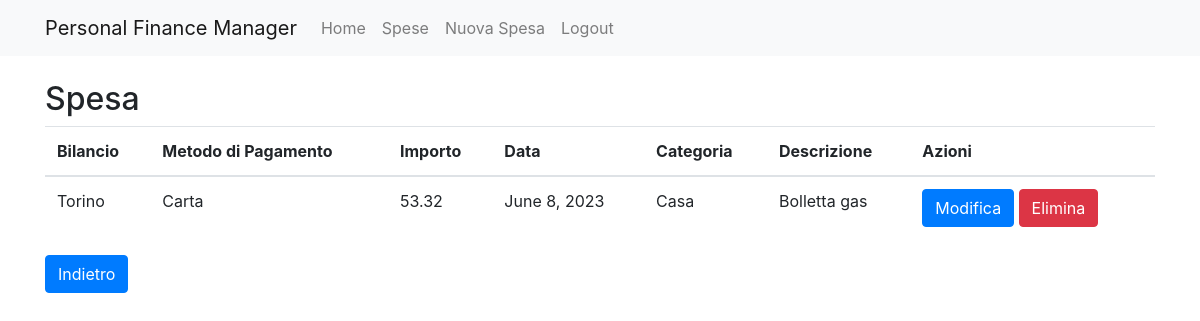
Page /expense/350/ (signed in) on the committed database.
### expenses/models.py (models this page shows, shortened)
class Expense(models.Model):
    user = models.ForeignKey(User, on_delete=models.CASCADE)
    balance = models.ForeignKey(Balance, on_delete=models.CASCADE)
    payment_method = models.ForeignKey(Payment_Method, on_delete=models.CASCADE)
    amount = models.DecimalField(max_digits = 6, decimal_places=2)
    date = models.DateField()
    category = models.ForeignKey(Category, on_delete=models.CASCADE)
    description = models.CharField(max_length=200)

class Balance(models.Model):
    user = models.ForeignKey(User, on_delete=models.CASCADE)
    name = models.CharField(max_length=200)
    def __str__(self):
        string = self.name
        string = string[0].upper() + string[1:]
        return string

class Payment_Method(models.Model):
    user = models.ForeignKey(User, on_delete=models.CASCADE)
    name = models.CharField(max_length=200)
    def __str__(self):
        string = self.name
        string = string[0].upper() + string[1:]
        return string

class Category(models.Model):
    user = models.ForeignKey(User, on_delete=models.CASCADE)
    name = models.CharField(max_length=200)
    def __str__(self):
        string = self.name
        string = string[0].upper() + string[1:]
        return string

### expenses/views.py (the view)
# urls.py: path('expense/<int:pk>/', views.expense_show, name='expense_show'),
@login_required
def expense_show(request, pk):
    expense = get_object_or_404(Expense, pk=pk, user=request.user)
    return render(request, 'expense_show.html', {'expense': expense})

### expenses/templates/expense_show.html (shortened to what this page needs)
{% extends 'base.html' %}
{% block content %}
  <h2>Spesa</h2>
  <table class="table">
    <thead>
      <tr>
        <th>Bilancio</th>
        <th>Metodo di Pagamento</th>
        <th>Importo</th>
        <th>Data</th>
        <th>Categoria</th>
        <th>Descrizione</th>
        <th>Azioni</th>
      </tr>
    </thead>
    <tbody>
        <tr>
          <td>{{ expense.balance }}</td>
          <td>{{ expense.payment_method }}</td>
          <td>{{ expense.amount }}</td>
          <td>{{ expense.date }}</td>
          <td>{{ expense.category }}</td>
          <td>{{ expense.description }}</td>
          <td>
            <a href="{% url 'expense_edit' expense.pk %}" class="btn btn-primary">Modifica</a>
            <a href="{% url 'expense_delete' expense.pk %}" class="btn btn-danger">Elimina</a>
          </td>
        </tr>
    </tbody>
  </table>
  <a href="{% url 'expenses_list' %}" class="btn btn-primary">Indietro</a>
{% endblock %}

### rows in the picture
Expense: balance "Torino", payment_method "Carta", amount "53.32", date "June 8, 2023", category "Casa", description "Bolletta gas"
